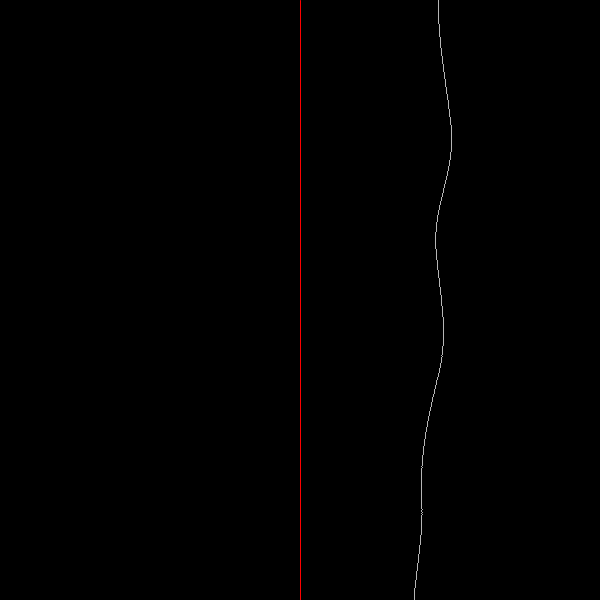
Frame 1 (no input)
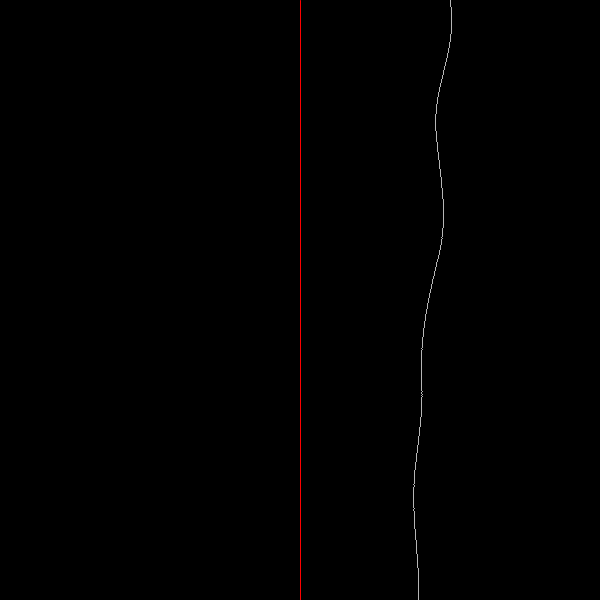
Frame 60 (the mouse pressed at the canvas centre just before this capture)
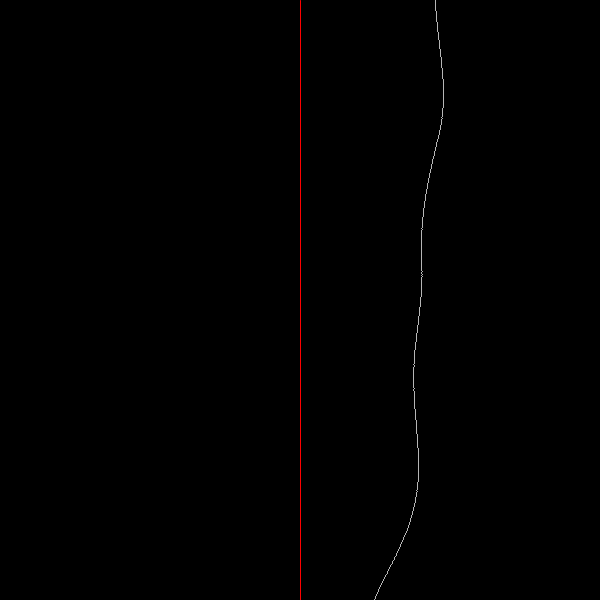
Frame 120 (the mouse held since frame 60 and released just before this capture)

The Processing sketch that drew these frames (run headless with seeded random() and noise(); from frame 60 on, the mouse is pressed at the canvas centre):

// Processing sketch: evolution_noise
// ── evolution_noise.pde
// Contrairement à mon sketch précédent, j’ai omis d’effectuer une incrémentation du temps
// à l’aide d’un float, ce qui entrainait des erreurs d’arrondissement et des problèmes
// observés dans l’étude des «limites de la commande noise».

// Il faut plutôt incrémenter l’horloge par des entiers (variable timeSteps et commande timeSteps++),
// puis fractionner ce compteur à l’aide d’une valeur float (variable noiseScale).


int timeSteps = 0; // maintenir le format de type entier
float noiseScale = 0.001;
float amplitude = 600;
float deltaX = 0, posInit;
int nbIterations = 1;


void setup() {
  size(600, 600);
  background(0);
  stroke(255);
  noFill();

  // Si l’on veut que le parcours erratique soit identique à chaque compilation
  noiseSeed(0);
  //noiseSeed(System.currentTimeMillis());

  // une valeur comme 0.54321 permet approximativement de recentrer les valeurs du noise
  noiseDetail(4, 0.54321); // Valeur par défaut : (4, 0.5)
  //noiseDetail(2, 1);
  posInit = width/2;
}

void draw() {
  background(0);


  noFill();
  stroke(255);
  for (int y = 0; y < height; y++) {
    for (int j = 0; j < nbIterations; j++) {
      deltaX = ((noise(timeSteps*noiseScale))*amplitude)-(amplitude*0.5);
      deltaX = constrain(deltaX, -(amplitude*0.5), (amplitude*0.5)); // on ne dépassera pas les limites
      point(posInit+deltaX, y);
      timeSteps++;
    }
  }
  timeSteps -= height - 2;

  // Repère vertical au centre du sketch
  stroke(255, 0, 0);
  line(posInit, 0, posInit, height);
  
  
  // *0 implique un seul passage
  //if (timeSteps > (height*nbIterations)*2) {
  //  //timeSteps = 0;
  //  noLoop();
  //}
}

void mousePressed() {
  println(timeSteps);
}
